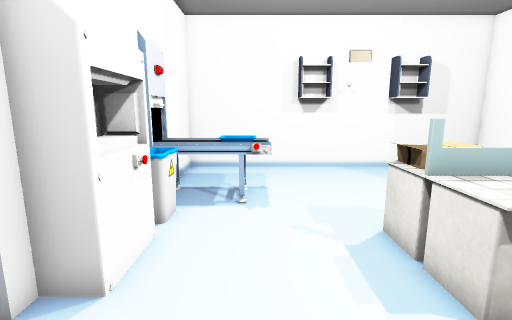
view 1 (above)

14 first-person views from a walk through a 3-D level made in the Unity game engine. The camera is 1.5 m above the floor, tilts 10° down and sees 85° across. Doors are open. The floor is counted in squares, 0.5 m on a side. Each view is taken from the middle of a square. On the plan, view 1 faces up. The plan holds only what a view shows up to about 20 squares ahead; the rest is blank. The place goes on beyond the plan. Some animated figures are not drawn. Some surface patterns are stand-ins.

view 2
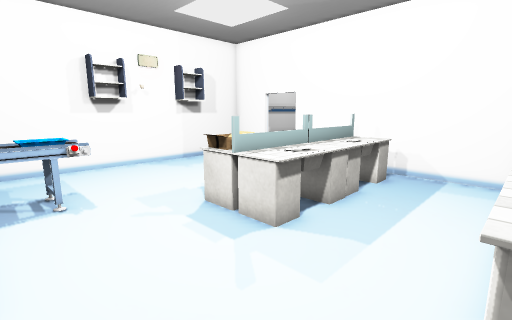

view 3
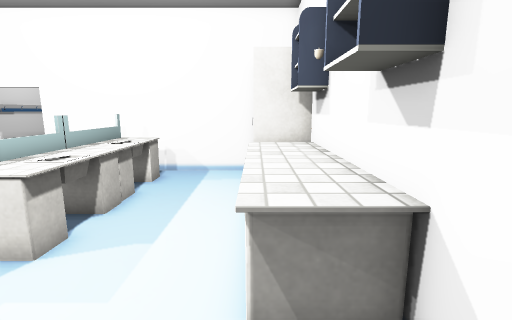

view 4
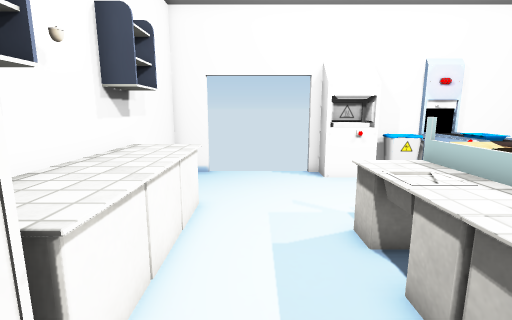

view 5
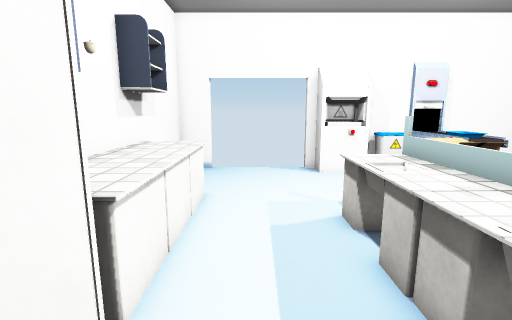

view 6
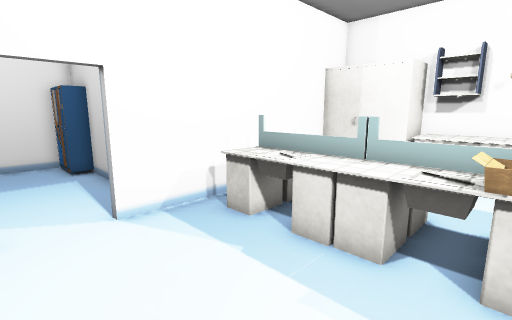

view 7
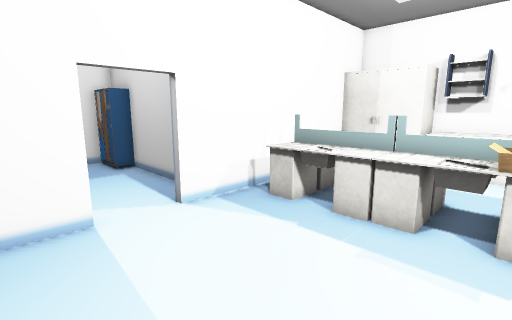

view 8
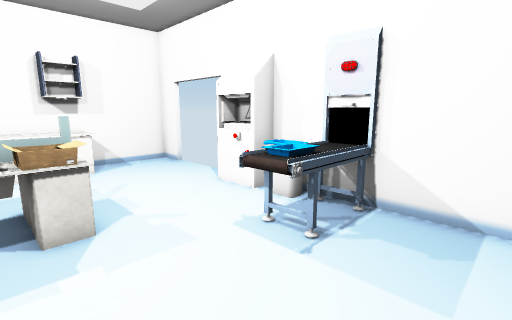

view 9
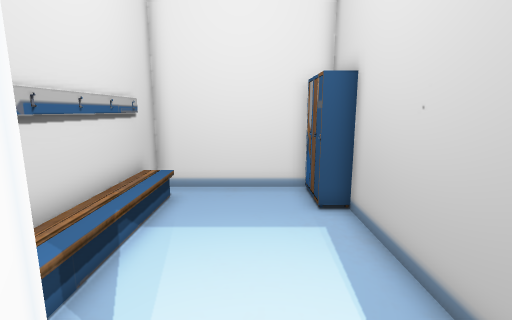

view 10
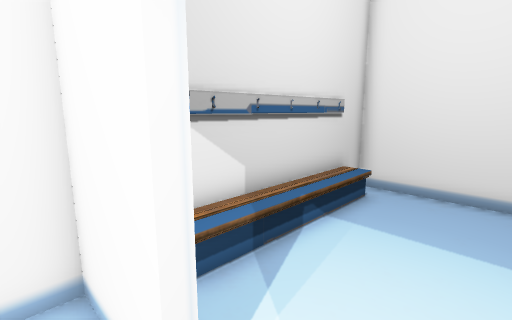

view 11
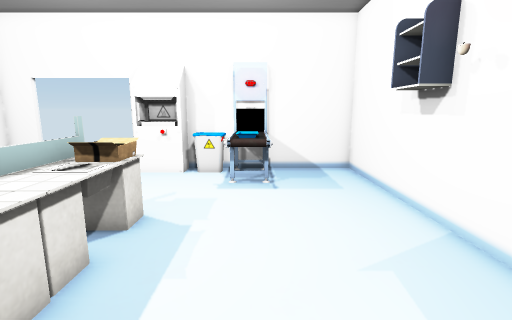

view 12
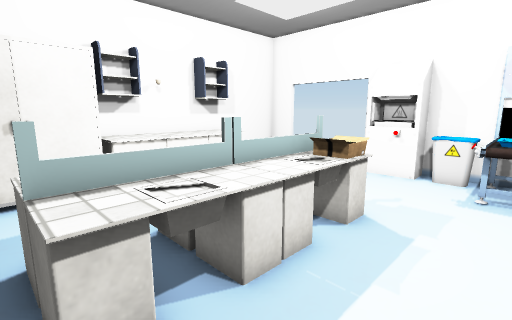

view 13
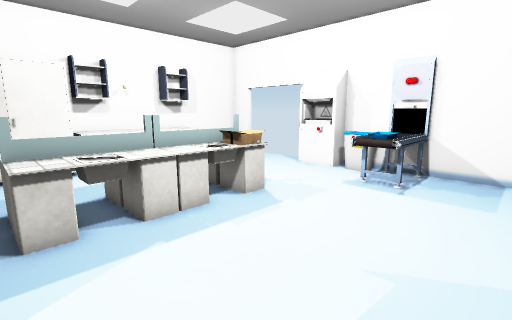

view 14
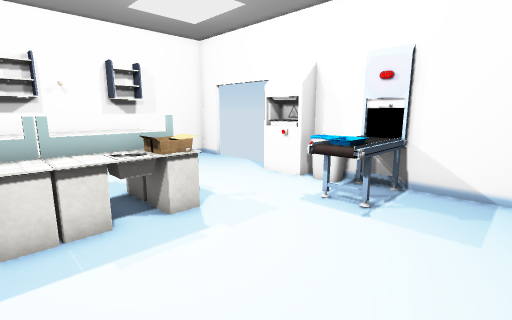

### Floor plan
Ten units are one square. View 1 is at (0, 0); x grows to the right and y downward. Boxes are objects, and circles mark ways between rooms. Rooms are numbered by the first view taken in them; rooms with no view inside come last. Other rooms are left out.
<svg viewBox="-42 -154 266 189">
<path fill="none" stroke="#000" d="M64 -52 76 -52M75 -51 64 -51M-30 -61 -25 -61M-34 -62 -34 -44M-36 -65 -24 -65 -24 -41 -36 -41M119 -121 119 -149 -36 -149 -36 -44M-36 12 -36 30 79 30 79 9 119 9 119 -95M138 -81 194 -81M219 -89 219 -149 140 -149"/>
<rect x="-35" y="-85" width="20" height="20" fill="#bbb"><title>other object</title></rect>
<rect x="-35" y="-115" width="40" height="30" fill="#bbb"><title>conveyor</title></rect>
<rect x="-25" y="-65" width="10" height="10" fill="#bbb"><title>oven</title></rect>
<rect x="5" y="5" width="70" height="20" fill="#bbb"><title>other object</title></rect>
<rect x="25" y="-55" width="50" height="30" fill="#bbb"><title>other object</title></rect>
<rect x="25" y="-75" width="50" height="30" fill="#bbb"><title>other object</title></rect>
<rect x="75" y="-55" width="40" height="30" fill="#bbb"><title>other object</title></rect>
<rect x="75" y="-75" width="40" height="30" fill="#bbb"><title>other object</title></rect>
<rect x="185" y="-95" width="30" height="10" fill="#bbb"><title>locker</title></rect>
<circle cx="120" cy="-110" r="3" fill="#2a7"/>
<text x="40" y="-60">1</text>
<text x="170" y="-120">2</text>
</svg>
Room 1 opens to room 2.

Where each view was taken, in squares from view 1:
view 1: 0 up, 0 right, facing up
view 2: 1 down, 2 left, facing up-right
view 3: 1 down, 2 left, facing right
view 4: 1 up, 10 right, facing left
view 5: 1 up, 11 right, facing left
view 6: 12 up, 4 right, facing down-right
view 7: 14 up, 4 right, facing down-right
view 8: 14 up, 5 right, facing down-left
view 9: 11 up, 11 right, facing right
view 10: 10 up, 11 right, facing up-right
view 11: 10 up, 11 right, facing left
view 12: 10 up, 11 right, facing down-left
view 13: 14 up, 11 right, facing down-left
view 14: 14 up, 8 right, facing down-left
